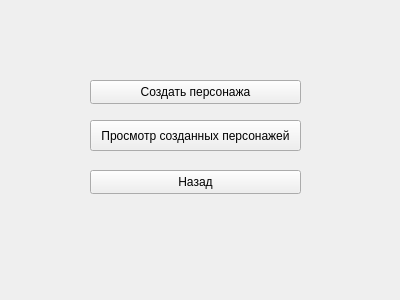
<?xml version="1.0" encoding="UTF-8"?>
<ui version="4.0">
 <class>PlayerModeWindow</class>
 <widget class="QWidget" name="PlayerModeWindow">
  <property name="geometry">
   <rect>
    <x>0</x>
    <y>0</y>
    <width>400</width>
    <height>300</height>
   </rect>
  </property>
  <property name="windowTitle">
   <string>Режим игрока</string>
  </property>
  <widget class="QPushButton" name="pushButtonCreate">
   <property name="geometry">
    <rect>
     <x>90</x>
     <y>80</y>
     <width>211</width>
     <height>24</height>
    </rect>
   </property>
   <property name="text">
    <string>Создать персонажа</string>
   </property>
  </widget>
  <widget class="QPushButton" name="pushButtonSelect">
   <property name="geometry">
    <rect>
     <x>90</x>
     <y>120</y>
     <width>211</width>
     <height>31</height>
    </rect>
   </property>
   <property name="text">
    <string>Просмотр созданных персонажей</string>
   </property>
  </widget>
  <widget class="QPushButton" name="pushButtonBack">
   <property name="geometry">
    <rect>
     <x>90</x>
     <y>170</y>
     <width>211</width>
     <height>24</height>
    </rect>
   </property>
   <property name="text">
    <string>Назад</string>
   </property>
  </widget>
 </widget>
 <resources/>
 <connections/>
</ui>
